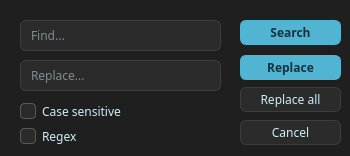
<?xml version="1.0" encoding="UTF-8"?>
<ui version="4.0">
 <class>ReplaceWindow</class>
 <widget class="QWidget" name="ReplaceWindow">
  <property name="geometry">
   <rect>
    <x>0</x>
    <y>0</y>
    <width>350</width>
    <height>156</height>
   </rect>
  </property>
  <property name="minimumSize">
   <size>
    <width>350</width>
    <height>156</height>
   </size>
  </property>
  <property name="maximumSize">
   <size>
    <width>350</width>
    <height>156</height>
   </size>
  </property>
  <property name="font">
   <font>
    <family>Montserrat</family>
    <pointsize>11</pointsize>
   </font>
  </property>
  <property name="windowTitle">
   <string>Replace word</string>
  </property>
  <property name="styleSheet">
   <string notr="true">QWidget { background-color: #1f1f1f; }

QLabel { color: #cfeefa; font-size: 12px; background: transparent; }

QLineEdit {
	background-color: #2b2b2b;
	border: 1px solid #3d3d3d;
	border-radius: 6px;
	padding: 2px 8px;
	color: #cfeefa;
	font-size: 12px;
	selection-background-color: #33414a;
}
QLineEdit:focus { border: 1px solid #51b4d2; }

QPushButton {
	background-color: #2b2b2b;
	border: 1px solid #3d3d3d;
	border-radius: 6px;
	padding: 0px;
	color: #cfeefa;
	font-size: 12px;
}
QPushButton:hover { border: 1px solid #51b4d2; background-color: #33414a; }
QPushButton:pressed { background-color: #3a4b55; }

QPushButton#searchingBtn, QPushButton#searchbtn, QPushButton#replacebtn, QPushButton#addbtn {
	background-color: #51b4d2;
	border: 1px solid #51b4d2;
	color: #16323c;
	font-weight: bold;
}
QPushButton#searchingBtn:hover, QPushButton#searchbtn:hover, QPushButton#replacebtn:hover, QPushButton#addbtn:hover {
	background-color: #61c2df;
}

QPushButton#deletebtn { border: 1px solid #6e3030; color: #e6a3a3; }
QPushButton#deletebtn:hover { background-color: #4a1f1f; border: 1px solid #c0392b; color: #ffffff; }

QCheckBox { color: #cfeefa; font-size: 12px; spacing: 6px; background: transparent; }
QCheckBox::indicator {
	width: 14px; height: 14px;
	border-radius: 4px;
	background-color: #2b2b2b;
	border: 1px solid #5a5a5a;
}
QCheckBox::indicator:checked {
	background-color: #51b4d2;
	border: 1px solid #51b4d2;
}
QCheckBox::indicator:hover { border: 1px solid #51b4d2; }
</string>
  </property>
  <widget class="QLineEdit" name="findtxt">
   <property name="geometry">
    <rect>
     <x>20</x>
     <y>20</y>
     <width>201</width>
     <height>31</height>
    </rect>
   </property>
   <property name="inputMask">
    <string/>
   </property>
   <property name="text">
    <string/>
   </property>
   <property name="frame">
    <bool>true</bool>
   </property>
   <property name="cursorPosition">
    <number>0</number>
   </property>
   <property name="placeholderText">
    <string>Find...</string>
   </property>
  </widget>
  <widget class="QLineEdit" name="replacetxt">
   <property name="geometry">
    <rect>
     <x>20</x>
     <y>60</y>
     <width>201</width>
     <height>31</height>
    </rect>
   </property>
   <property name="placeholderText">
    <string>Replace...</string>
   </property>
  </widget>
  <widget class="QPushButton" name="searchbtn">
   <property name="geometry">
    <rect>
     <x>240</x>
     <y>20</y>
     <width>101</width>
     <height>25</height>
    </rect>
   </property>
   <property name="text">
    <string>Search</string>
   </property>
  </widget>
  <widget class="QCheckBox" name="casechb">
   <property name="geometry">
    <rect>
     <x>20</x>
     <y>100</y>
     <width>131</width>
     <height>22</height>
    </rect>
   </property>
   <property name="font">
    <font>
     <family>Montserrat</family>
     <pointsize>-1</pointsize>
    </font>
   </property>
   <property name="text">
    <string>Case sensitive</string>
   </property>
  </widget>
  <widget class="QPushButton" name="replacebtn">
   <property name="geometry">
    <rect>
     <x>240</x>
     <y>55</y>
     <width>101</width>
     <height>25</height>
    </rect>
   </property>
   <property name="text">
    <string>Replace</string>
   </property>
  </widget>
  <widget class="QPushButton" name="replaceAllbtn">
   <property name="geometry">
    <rect>
     <x>240</x>
     <y>87</y>
     <width>101</width>
     <height>25</height>
    </rect>
   </property>
   <property name="text">
    <string>Replace all</string>
   </property>
  </widget>
  <widget class="QPushButton" name="cancelbtn">
   <property name="geometry">
    <rect>
     <x>240</x>
     <y>120</y>
     <width>101</width>
     <height>25</height>
    </rect>
   </property>
   <property name="text">
    <string>Cancel</string>
   </property>
  </widget>
  <widget class="QCheckBox" name="casechb_2">
   <property name="geometry">
    <rect>
     <x>20</x>
     <y>125</y>
     <width>131</width>
     <height>22</height>
    </rect>
   </property>
   <property name="font">
    <font>
     <family>Montserrat</family>
     <pointsize>-1</pointsize>
    </font>
   </property>
   <property name="text">
    <string>Regex</string>
   </property>
  </widget>
 </widget>
 <resources/>
 <connections/>
</ui>
